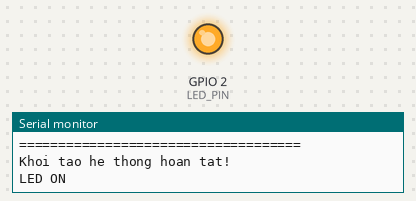
Bench run of a program on a simulated ESP32. Parts: output pins drawn as LEDs (lit = HIGH), the last lines printed to the serial monitor. A WiFi scan finds three made-up networks.

Above: at 1.3 s.
At 5.3 s:
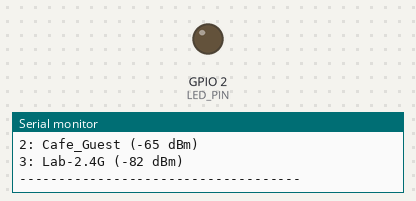
Timing chart, 0 to 11.5 s (numbered marks = the images above):
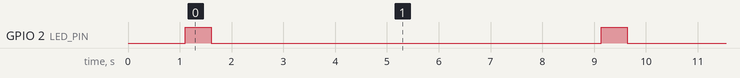

Measured:
- by itself, GPIO 2 (LED_PIN): alternates HIGH for 0.50 s and LOW for 7.5 s

The program:

main.cpp
```cpp
#include <Arduino.h>
#include "WiFi.h"

// Chân LED tích hợp trên hầu hết các board ESP32 là GPIO 2.
// Nếu board của bạn dùng chân khác, hãy đổi số 2 thành chân tương ứng.
#define LED_PIN 2

void setup() {
  // Cấu hình Serial Monitor với tốc độ 115200
  Serial.begin(115200);
  delay(1000);
  Serial.println("\n====================================");
  Serial.println("   ESP32 MakerLab Diagnostic Test   ");
  Serial.println("====================================");

  // Cấu hình chân LED
  pinMode(LED_PIN, OUTPUT);

  // Thiết lập WiFi ở chế độ Station
  WiFi.mode(WIFI_STA);
  WiFi.disconnect();
  delay(100);

  Serial.println("Khoi tao he thong hoan tat!");
}

void loop() {
  // 1. Nhấp nháy LED tích hợp
  Serial.println("LED ON");
  digitalWrite(LED_PIN, HIGH);
  delay(500);

  Serial.println("LED OFF");
  digitalWrite(LED_PIN, LOW);
  delay(500);

  // 2. Quét mạng WiFi xung quanh để test chip thu phát sóng (RF)
  Serial.println("Bat dau quet WiFi...");
  int n = WiFi.scanNetworks();
  Serial.println("Quet hoan tat!");

  if (n == 0) {
    Serial.println("Khong tim thay mang WiFi nao.");
  } else {
    Serial.print(n);
    Serial.println(" mang WiFi tim thay:");
    for (int i = 0; i < n; ++i) {
      // In SSID và RSSI (độ mạnh tín hiệu) của từng mạng tìm thấy
      Serial.printf("%d: %s (%d dBm)\n", i + 1, WiFi.SSID(i).c_str(), WiFi.RSSI(i));
      delay(10);
    }
  }
  Serial.println("------------------------------------");

  // Đợi 5 giây trước khi thực hiện lượt quét/nháy LED tiếp theo
  delay(5000);
}
```
